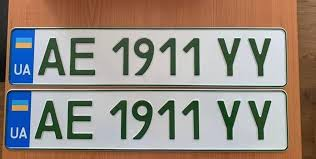
#> input picture photos/plate_1.jpg, 316 x 159 px
$ python autonumbers.py
#> lines starting #> are read from the running program, lines starting #| are printed output that depends on the picture; after the words box and inside, x2 and y2 are one past the last pixel; in counts of white or black regions, pixels touching at a corner belong together
import cv2
import numpy as np
import imutils
import easyocr
from matplotlib import pyplot as pl

img = cv2.imread('photos/plate_1.jpg')
#> img is the input picture: shape (159, 316, 3); mean B, G, R 131.7, 140.5, 150.6
gray = cv2.cvtColor(img, cv2.COLOR_BGR2GRAY)
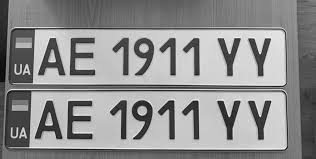
#> gray: shape (159, 316); min 6, max 251, mean 142.5

img_filter = cv2.bilateralFilter(gray, 11, 15, 15)  # удаление шумов
edges = cv2.Canny(img_filter, 30, 200)
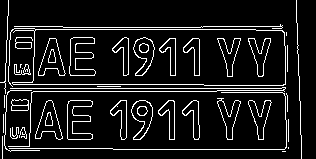
#> edges: shape (159, 316); 10.1% white in thin lines or dots

cont = cv2.findContours(edges.copy(), cv2.RETR_TREE, cv2.CHAIN_APPROX_SIMPLE)
#> cont = 71 contours, 22 with area under 20; largest, box (x1, y1, x2, y2) and area: (8, 28, 286, 87) 13910, (12, 29, 286, 86) 13902, (35, 100, 63, 140) 540, (35, 100, 63, 140) 537, (67, 100, 93, 140) 536
cont = imutils.grab_contours(cont)
cont = sorted(cont, key=cv2.contourArea, reverse=True)

position = None
for c in cont:
    approx = cv2.approxPolyDP(c, 20, True)
    if len(approx) == 4:
        position = approx
        break
#> this loop made 2 passes
#> position on pass 2: [[12, 83], [36, 29], [284, 33], [282, 85]]

mask = np.zeros(gray.shape, np.uint8)
new_img = cv2.drawContours(mask, [position], 0, 255, cv2.FILLED)
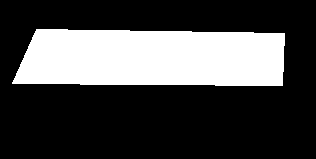
#> new_img: shape (159, 316); 28% white; 1 white region, box (x1, y1, x2, y2) and area: (12, 29, 285, 86) 14080
bitwise_img = cv2.bitwise_and(img, img, mask=mask)
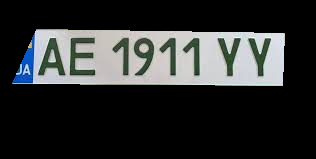
#> bitwise_img: shape (159, 316, 3); mean B, G, R 48.5, 48.8, 46.8

x, y = np.where(mask == 255)
#> x = 14080 values from 29 to 85; y = 14080 values, max 284 at index 752, min 12 at index 13267, mean 152.6
x1, y1 = np.min(x), np.min(y)
#> x1 = 29; y1 = 12
x2, y2 = np.max(x), np.max(y)
#> x2 = 85; y2 = 284
crop = gray[x1:x2, y1:y2]  # обрезание номера
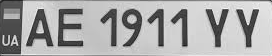
#> crop: shape (56, 272); min 21, max 250, mean 168.7

#> (the run stopped early here; a loop or call above may not have finished)

$ run again, with photos/3.jpg copied over photos/plate_1.jpg
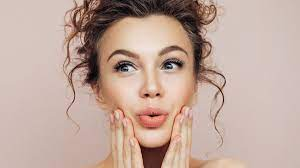
#> input picture photos/3.jpg, 300 x 168 px
#> img is the input picture: shape (168, 300, 3); mean B, G, R 156.4, 167.6, 192.9
#> `edges = cv2.Canny(img_filter, 30, 200)`:
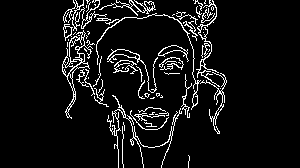
#> edges: shape (168, 300); 7.2% white in thin lines or dots, all inside (x1, y1, x2, y2) = (62, 0, 227, 168)
#> cont = 138 contours, 107 with area under 20; largest, box (x1, y1, x2, y2) and area: (62, 30, 93, 119) 666, (69, 37, 85, 62) 201, (107, 49, 158, 93) 166, (113, 60, 138, 74) 149, (158, 45, 189, 62) 136
#> the loop `for c in cont:` made 3 passes
#> position on pass 3: [[111, 49], [156, 89], [157, 57], [151, 92]]
#> new_img: shape (168, 300); 0.58% white; 1 white region, box (x1, y1, x2, y2) and area: (111, 49, 158, 93) 294
#> x = 294 values from 49 to 92; y = 294 values, max 157 at index 15, min 111 at index 0, mean 142.9
#> x1 = 49; y1 = 111
#> x2 = 92; y2 = 157
#> `crop = gray[x1:x2, y1:y2]`:
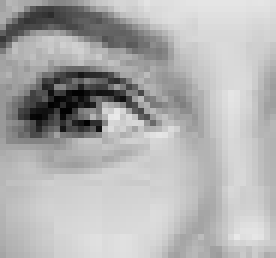
#> crop: shape (43, 46) (shown 6 times larger); min 1, max 233, mean 175.9
